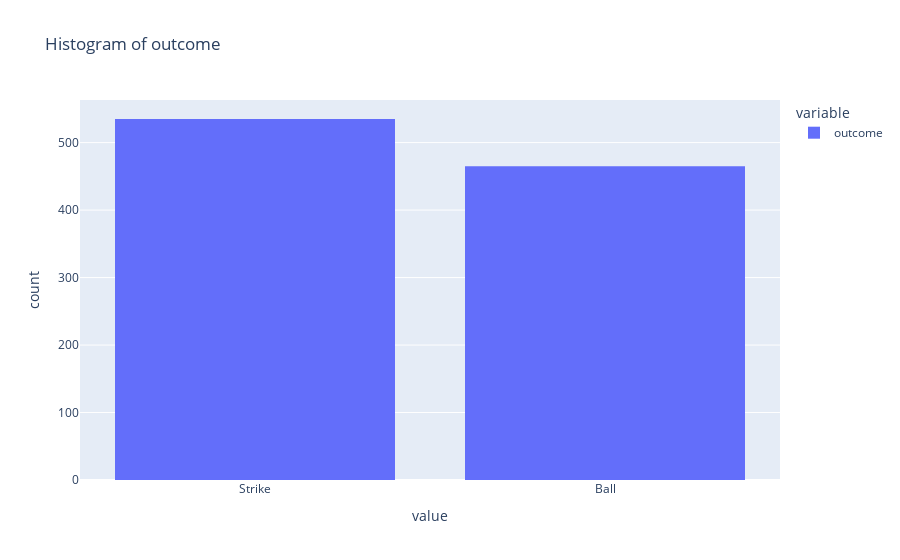

Here is the notebook cell this chart was saved with:
### Code cell
pitch_data.show_histogram("outcome")
pitch_data.show_pie("outcome")

### Figure 1 — Plotly figure (JSON) as saved in the notebook; plotly's stock layout.template omitted (floating-point values rounded to 4 significant figures; data arrays with more than 128 entries replaced by an {"elided": "..."} marker saying what was removed)
{"data": [{"alignmentgroup": "True", "bingroup": "x", "hovertemplate": "variable=outcome<br>value=%{x}<br>count=%{y}<extra></extra>", "legendgroup": "outcome", "marker": {"color": "#636efa", "pattern": {"shape": ""}}, "name": "outcome", "offsetgroup": "outcome", "orientation": "v", "showlegend": true, "type": "histogram", "x": {"elided": "1000 str values"}, "xaxis": "x", "yaxis": "y"}], "layout": {"barmode": "relative", "legend": {"title": {"text": "variable"}, "tracegroupgap": 0}, "title": {"text": "Histogram of outcome"}, "xaxis": {"anchor": "y", "domain": [0, 1], "title": {"text": "value"}}, "yaxis": {"anchor": "x", "domain": [0, 1], "title": {"text": "count"}}}}
